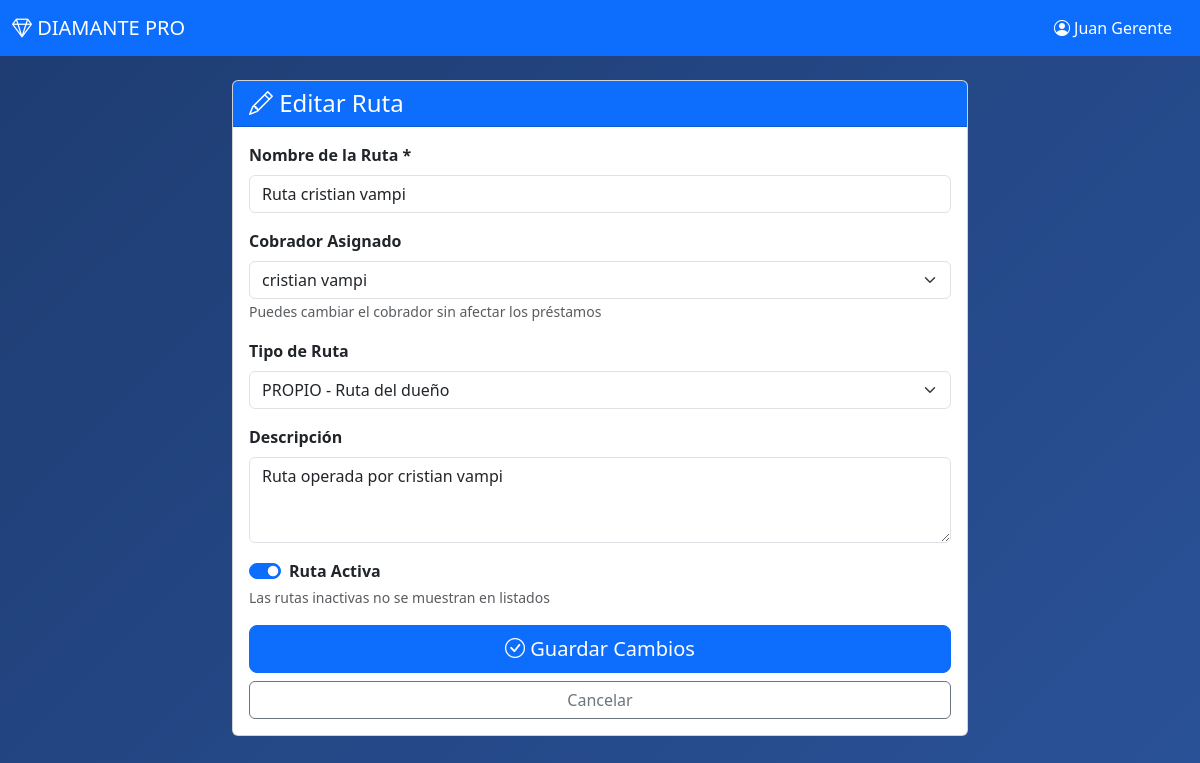
Screenshot of /rutas/editar/1 (signed in) with the database file from the repository.
### app/models.py (models this page shows)
class Ruta(db.Model):
    __tablename__ = 'rutas'
    id = db.Column(db.Integer, primary_key=True)
    nombre = db.Column(db.String(100), nullable=False)  # Ej: "Ruta Centro", "Ruta Norte"
    cobrador_id = db.Column(db.Integer, db.ForeignKey('usuarios.id'), nullable=True)  # Puede cambiar
    sociedad_id = db.Column(db.Integer, db.ForeignKey('sociedades.id'), nullable=True)  # NULL = PROPIO
    activo = db.Column(db.Boolean, default=True)
    fecha_creacion = db.Column(db.DateTime, default=datetime.utcnow)
    descripcion = db.Column(db.String(200))
    cobrador = db.relationship('Usuario', backref='rutas_asignadas')
    sociedad = db.relationship('Sociedad', backref='rutas')

class Usuario(db.Model):
    __tablename__ = 'usuarios'
    id = db.Column(db.Integer, primary_key=True)
    nombre = db.Column(db.String(100), nullable=False)
    usuario = db.Column(db.String(50), unique=True, nullable=False)
    password = db.Column(db.String(200), nullable=False)
    rol = db.Column(db.String(20), nullable=False) # 'dueno', 'secretaria', 'supervisor', 'cobrador'
    activo = db.Column(db.Boolean, default=True)
    fecha_creacion = db.Column(db.DateTime, default=datetime.utcnow)

### app/routes.py (the view)
    @app.route('/rutas/editar/<int:ruta_id>')
    def rutas_editar(ruta_id):
        if 'usuario_id' not in session:
            return redirect(url_for('home'))
        if session.get('rol') not in ['dueno', 'gerente']:
            return redirect(url_for('dashboard'))
        ruta = Ruta.query.get_or_404(ruta_id)
        cobradores = Usuario.query.filter_by(rol='cobrador', activo=True).all()
        sociedades = Sociedad.query.filter_by(activo=True).all()
        return render_template('rutas_editar.html',
                             ruta=ruta,
                             cobradores=cobradores,
                             sociedades=sociedades,
                             nombre=session.get('nombre'),
                             rol=session.get('rol'))

### app/templates/rutas_editar.html (shortened to what this page needs)
<!DOCTYPE html>
<html lang="es">
<head>
    <link href="https://cdn.jsdelivr.net/npm/bootstrap@5.3.0/dist/css/bootstrap.min.css" rel="stylesheet">
    <link rel="stylesheet" href="https://cdn.jsdelivr.net/npm/bootstrap-icons@1.11.0/font/bootstrap-icons.css">
</head>
<body>
    <nav class="navbar navbar-expand-lg navbar-dark bg-primary">
        <div class="container-fluid">
            <a class="navbar-brand" href="/dashboard">
                <i class="bi bi-gem"></i> DIAMANTE PRO
            </a>
            <div class="d-flex align-items-center">
                <span class="text-white me-3">
                    <i class="bi bi-person-circle"></i> {{ nombre }}
                </span>
            </div>
        </div>
    </nav>
    <div class="container mt-4">
        <div class="row">
            <div class="col-md-8 offset-md-2">
                <div class="card">
                    <div class="card-header bg-primary text-white">
                        <h4 class="mb-0"><i class="bi bi-pencil"></i> Editar Ruta</h4>
                    </div>
                    <div class="card-body">
                        <form method="POST" action="/rutas/actualizar/{{ ruta.id }}">
                            <div class="mb-3">
                                <label class="form-label fw-bold">Nombre de la Ruta *</label>
                                <input type="text" name="nombre" class="form-control" required
                                       value="{{ ruta.nombre }}">
                            </div>
                            <div class="mb-3">
                                <label class="form-label fw-bold">Cobrador Asignado</label>
                                <select name="cobrador_id" class="form-select">
                                    {% for cobrador in cobradores %}
                                    <option value="{{ cobrador.id }}"
                                            {% if ruta.cobrador_id == cobrador.id %}selected{% endif %}>
                                        {{ cobrador.nombre }}
                                    </option>
                                    {% endfor %}
                                </select>
                                <small class="text-muted">Puedes cambiar el cobrador sin afectar los préstamos</small>
                            </div>
                            <div class="mb-3">
                                <label class="form-label fw-bold">Tipo de Ruta</label>
                                <select name="sociedad_id" class="form-select">
                                    <option value="" {% if not ruta.sociedad_id %}selected{% endif %}>
                                        PROPIO - Ruta del dueño
                                    </option>
                                </select>
                            </div>
                            <div class="mb-3">
                                <label class="form-label fw-bold">Descripción</label>
                                <textarea name="descripcion" class="form-control" rows="3">{{ ruta.descripcion or '' }}</textarea>
                            </div>
                            <div class="mb-3">
                                <div class="form-check form-switch">
                                    <input class="form-check-input" type="checkbox" name="activo"
                                           id="activo" {% if ruta.activo %}checked{% endif %}>
                                    <label class="form-check-label fw-bold" for="activo">
                                        Ruta Activa
                                    </label>
                                </div>
                                <small class="text-muted">Las rutas inactivas no se muestran en listados</small>
                            </div>
                            <div class="d-grid gap-2">
                                <button type="submit" class="btn btn-primary btn-lg">
                                    <i class="bi bi-check-circle"></i> Guardar Cambios
                                </button>
                                <a href="/rutas" class="btn btn-outline-secondary">
                                    Cancelar
                                </a>
                            </div>
                        </form>
                    </div>
                </div>
            </div>
        </div>
    </div>
</body>
</html>

### app/templates/rutas_editar.html (style rules this page uses)
body { background: linear-gradient(135deg, #1e3c72 0%, #2a5298 100%); min-height: 100vh; }

### rows the page displays
Ruta: nombre "Ruta cristian vampi", cobrador_id "cristian vampi", sociedad_id "PROPIO - Ruta del dueño", descripcion "Ruta operada por cristian vampi", activo "☑"

### other values shown
{{ nombre }} "Juan Gerente"
